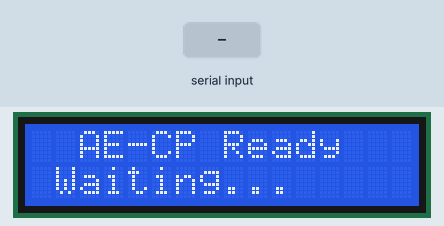
Simulated run of this sketch. Board: Arduino Uno, built with avr-gcc and run on an emulated ATmega328P. Shown: 16×2 character LCD. Inputs (shaded band) come from the test bench. What the sketch prints to the serial monitor is not drawn.

Above: at 1.2 s.
1.3 s: "1\n" received over Serial
At 2.5 s:
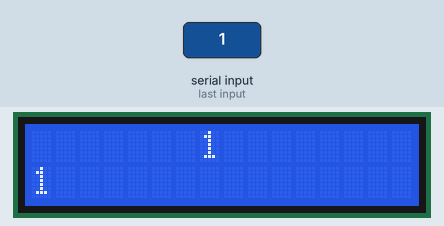
2.8 s: "0\n" received over Serial
At 3.8 s:
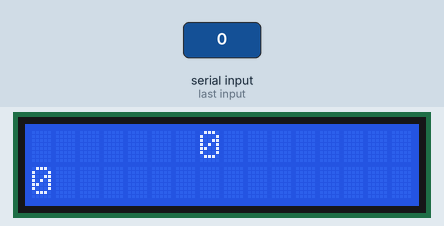
Timing chart, 0 to 5.8 s (numbered marks = the images above; inputs shaded):
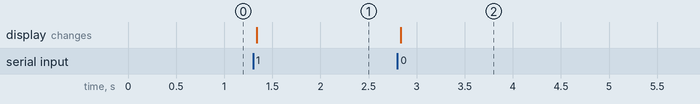

Measured:
- after the input at 1.3 s, the display: changes at once (image 1)
- after the input at 2.8 s, the display: changes at once (image 2)

The sketch:

lcd_display.ino
```cpp
/*
  lcd_display.ino
  ---------------
  AE-CP  —  Arduino receiver side.

  Python sends the growing word over Serial each time a new letter
  is accepted (e.g. "H", then "HI", then "HIT").

  LCD shows:
    Line 1 →  last accepted letter  (large, centred)
    Line 2 →  full word so far

  Hardware
  --------
  Arduino UNO + 16×2 LCD with I2C backpack (PCF8574)

  I2C wiring
  ----------
  VCC  → 5V
  GND  → GND
  SDA  → A4
  SCL  → A5

  Library
  -------
  LiquidCrystal_I2C  (by Frank de Brabander — install via Library Manager)

  I2C address
  -----------
  Most modules use 0x27.  If LCD stays blank, run I2C Scanner sketch
  to find the real address and replace 0x27 below (common alt: 0x3F).
*/

#include <Wire.h>
#include <LiquidCrystal_I2C.h>

LiquidCrystal_I2C lcd(0x27, 16, 2);

String incoming = "";
bool   newWord  = false;


// ════════════════════════════════════════════════════════
//  SETUP
// ════════════════════════════════════════════════════════
void setup() {
  Serial.begin(9600);

  lcd.init();
  lcd.backlight();

  lcd.clear();
  lcd.setCursor(0, 0);
  lcd.print("  AE-CP Ready");
  lcd.setCursor(0, 1);
  lcd.print(" Waiting...");

  Serial.println("[ARDUINO] Ready.");
}


// ════════════════════════════════════════════════════════
//  LOOP
// ════════════════════════════════════════════════════════
void loop() {

  // Read serial bytes until newline
  while (Serial.available() > 0) {
    char c = (char)Serial.read();
    if (c == '\n') {
      incoming.trim();
      if (incoming.length() > 0) newWord = true;
    } else {
      incoming += c;
    }
  }

  if (newWord) {
    displayUpdate(incoming);
    Serial.print("[ARDUINO] Word: ");
    Serial.println(incoming);
    incoming = "";
    newWord  = false;
  }
}


// ════════════════════════════════════════════════════════
//  DISPLAY
// ════════════════════════════════════════════════════════
void displayUpdate(String word) {
  int len = word.length();
  if (len == 0) return;

  // Last accepted letter
  String lastLetter = String(word[len - 1]);

  // Line 1: last letter centred  e.g. "       H       "
  lcd.setCursor(0, 0);
  lcd.print("                ");          // clear line 1
  int col = (16 - 1) / 2;               // centre of 16 cols
  lcd.setCursor(col, 0);
  lcd.print(lastLetter);

  // Line 2: full word (truncate at 16 chars)
  lcd.setCursor(0, 1);
  lcd.print("                ");          // clear line 2
  lcd.setCursor(0, 1);
  if (len <= 16) {
    lcd.print(word);
  } else {
    // Show the last 16 chars so the newest letter is always visible
    lcd.print(word.substring(len - 16));
  }
}
```
